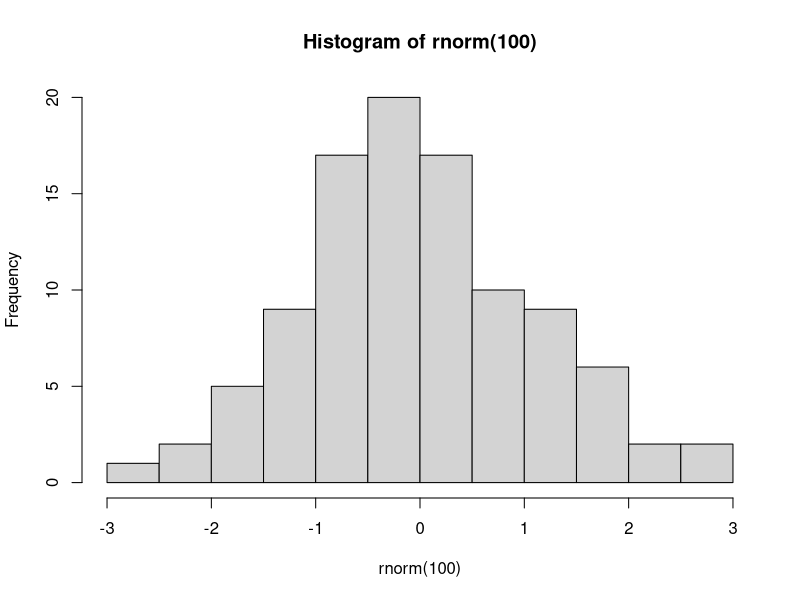

Recreate this plot in R.
## ---- chunk 1
#| label: setup
knitr::opts_chunk$set(echo = TRUE)
## ---- chunk 2
#| code-fold: false
rbinom(1,1, 0.5)
## ---- chunk 3
rnorm(100) |> hist()
